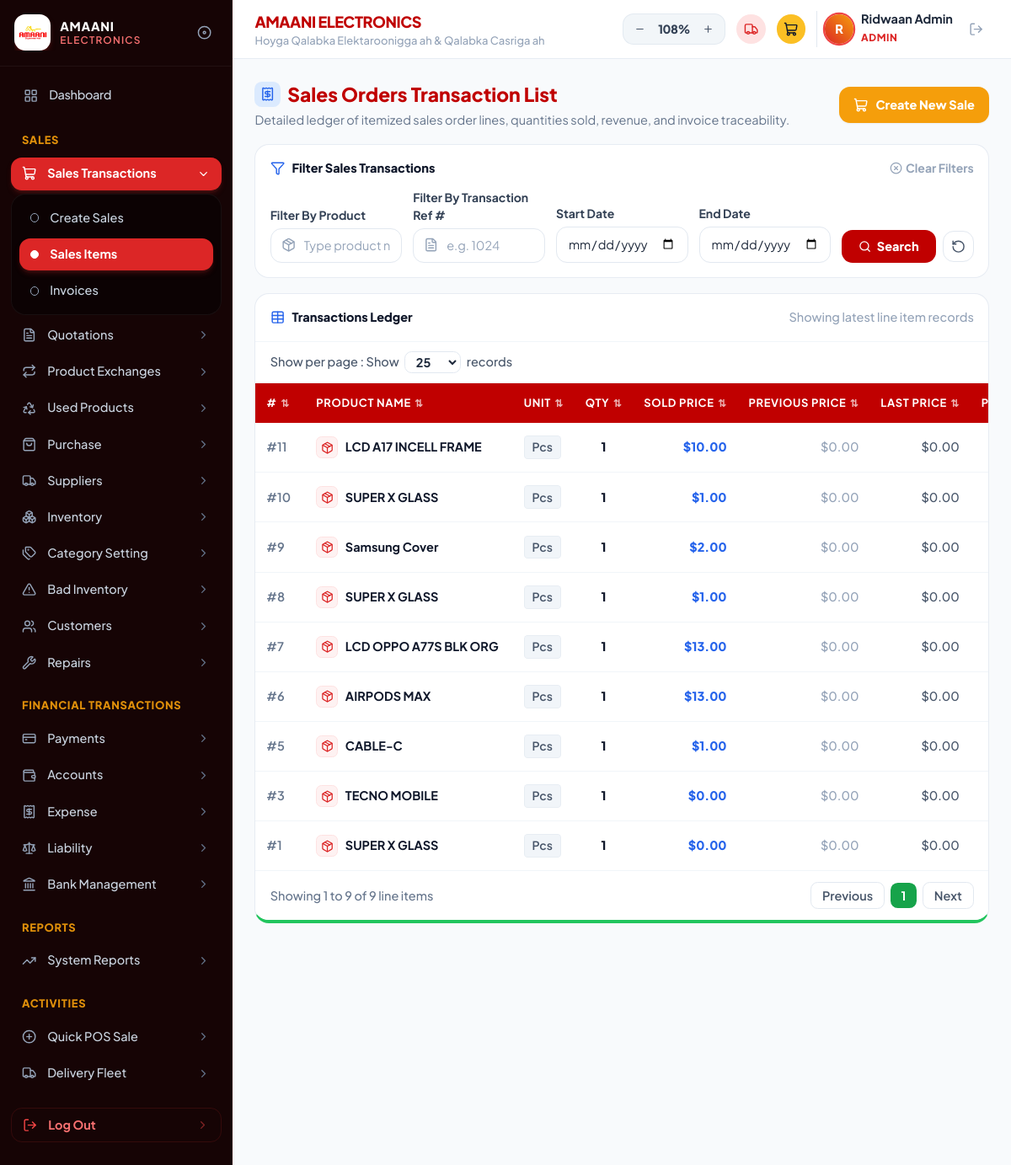
/sales_items.php (signed in), run on the app's committed database.
### tables this page shows
CREATE TABLE `sale_items` (
  `id` int(11) NOT NULL AUTO_INCREMENT,
  `sale_id` int(11) DEFAULT NULL,
  `product_id` int(11) DEFAULT NULL,
  `product_name` varchar(255) DEFAULT NULL,
  `qty` int(11) DEFAULT 1,
  `unit_price` decimal(10,2) DEFAULT 0.00,
  `total_price` decimal(10,2) DEFAULT 0.00,
  `unit` varchar(20) DEFAULT 'Pcs',
  `sold_price` decimal(10,2) DEFAULT 0.00,
  `previous_price` decimal(10,2) DEFAULT 0.00,
  `last_price` decimal(10,2) DEFAULT 0.00,
  `prev_wholesale` decimal(10,2) DEFAULT 0.00,
  `wholesale_price` decimal(10,2) DEFAULT 0.00,
  `sale_type` varchar(50) DEFAULT 'Retail',
  `branch` varchar(100) DEFAULT 'Boorama Branch',
  `transaction_id` varchar(50) DEFAULT '#1',
  `created_by` varchar(100) DEFAULT 'Abdiwasac',
  `created_at` date DEFAULT NULL,
  PRIMARY KEY (`id`),
  KEY `sale_id` (`sale_id`),
  CONSTRAINT `sale_items_ibfk_1` FOREIGN KEY (`sale_id`) REFERENCES `sales` (`id`) ON DELETE CASCADE
);

### sales_items.php (the view, shortened to what the rows shown need)
<?php
require_once __DIR__ . '/includes/header.php';
require_once __DIR__ . '/includes/sidebar.php';
$perPage         = intval($_GET['per_page'] ?? 25);
$where  = ["1=1"];
$params = [];
if ($currentBranch !== 'All Branches') {
    $where[]  = "(si.branch = ? OR si.branch LIKE ?)";
    $params[] = $currentBranch;
    $params[] = "%$currentBranch%";
}
$whereClause = implode(" AND ", $where);
$sql = "SELECT si.*,
               s.customer_name,
               s.phone          AS customer_phone,
               s.subtotal,
               s.discount,
               s.total_sale,
               s.paid_amount,
               (s.total_sale - s.paid_amount) AS balance,
               s.payment_method,
               s.notes          AS sale_notes,
               s.sale_date,
               s.return_date,
               s.status         AS sale_status
        FROM sale_items si
        LEFT JOIN sales s ON (
            s.invoice_number = si.transaction_id
            OR CONCAT('#', s.invoice_number) = si.transaction_id
            OR s.invoice_number = REPLACE(si.transaction_id, '#', '')
        )
        WHERE $whereClause
        ORDER BY si.id DESC
        LIMIT $perPage";
$stmt = $pdo->prepare($sql);
$stmt->execute($params);
$items = $stmt->fetchAll(PDO::FETCH_ASSOC);
?>
<main class="flex-1 min-w-0 space-y-4">
    <div id="sales-orders-list-view" class="space-y-4">
        <div class="flex flex-col sm:flex-row items-start sm:items-center justify-between gap-3">
            <div>
                <h2 class="text-xl font-black text-[#c00000] flex items-center gap-2">
                    <span class="w-7 h-7 rounded-lg bg-blue-100 text-[#0B2A5B] flex items-center justify-center shrink-0">
                        <i data-lucide="receipt" class="w-4 h-4 text-blue-600"></i>
                    </span>
                    <span>Sales Orders Transaction List</span>
                </h2>
            </div>
        </div>
        <div class="bg-white rounded-2xl border border-slate-200/80 shadow-xs overflow-hidden flex flex-col relative border-b-4 border-b-green-500">
            <div class="overflow-x-auto">
                <table class="w-full text-left text-xs whitespace-nowrap" id="sales-items-table">
                    <thead class="bg-[#c00000] text-white uppercase font-black text-[10px] tracking-wider select-none">
                        <tr>
                            <th class="py-3 px-3 cursor-pointer hover:bg-red-700 transition-colors" onclick="sortTable(0)">
                                <div class="flex items-center gap-1">
                                    <span>#</span>
                                    <span class="text-[9px] opacity-70">⇅</span>
                                </div>
                            </th>
                            <th class="py-3 px-4 cursor-pointer hover:bg-red-700 transition-colors" onclick="sortTable(1)">
                                <div class="flex items-center gap-1">
                                    <span>PRODUCT NAME</span>
                                    <span class="text-[9px] opacity-70">⇅</span>
                                </div>
                            </th>
                            <th class="py-3 px-3 cursor-pointer hover:bg-red-700 transition-colors" onclick="sortTable(2)">
                                <div class="flex items-center gap-1">
                                    <span>UNIT</span>
                                    <span class="text-[9px] opacity-70">⇅</span>
                                </div>
                            </th>
                            <th class="py-3 px-3 text-center cursor-pointer hover:bg-red-700 transition-colors" onclick="sortTable(3)">
                                <div class="flex items-center justify-center gap-1">
                                    <span>QTY</span>
                                    <span class="text-[9px] opacity-70">⇅</span>
                                </div>
                            </th>
                            <th class="py-3 px-3 text-right cursor-pointer hover:bg-red-700 transition-colors" onclick="sortTable(4)">
                                <div class="flex items-center justify-end gap-1">
                                    <span>SOLD PRICE</span>
                                    <span class="text-[9px] opacity-70">⇅</span>
                                </div>
                            </th>
                            <th class="py-3 px-3 text-right cursor-pointer hover:bg-red-700 transition-colors" onclick="sortTable(5)">
                                <div class="flex items-center justify-end gap-1">
                                    <span>PREVIOUS PRICE</span>
                                    <span class="text-[9px] opacity-70">⇅</span>
                                </div>
                            </th>
                            <th class="py-3 px-3 text-right cursor-pointer hover:bg-red-700 transition-colors" onclick="sortTable(6)">
                                <div class="flex items-center justify-end gap-1">
                                    <span>LAST PRICE</span>
                                    <span class="text-[9px] opacity-70">⇅</span>
                                </div>
                            </th>
                            <th class="py-3 px-3 text-right cursor-pointer hover:bg-red-700 transition-colors" onclick="sortTable(7)">
                                <div class="flex items-center justify-end gap-1">
                                    <span>PREV WHOLESALE</span>
                                </div>
                            </th>
                        </tr>
                    </thead>
                    <tbody class="divide-y divide-slate-100 font-medium">
                        <?php if (empty($items)): ?>
                        <tr>
                            <td colspan="16" class="py-12 text-center text-slate-400 font-bold">
                                No sales transactions matching your search criteria.
                            </td>
                        </tr>
                        <?php else: ?>
                        <?php foreach ($items as $it):
                            $id = $it['id'];
                            $name = $it['product_name'] ?? 'Product';
                            $unit = $it['unit'] ?? 'Pcs';
                            $qty = intval($it['qty'] ?? 1);
                            $soldPrice = floatval($it['sold_price'] ?? $it['unit_price'] ?? 0);
                            $prevPrice = floatval($it['previous_price'] ?? ($soldPrice * 0.9));
                            $lastPrice = floatval($it['last_price'] ?? $soldPrice);
                        ?>
                        <tr class="hover:bg-slate-50/80 transition-colors">
                            <td class="py-3 px-3 font-semibold text-slate-500">
                                #<?= $id ?>
                            </td>
                            <td class="py-3 px-4">
                                <div class="flex items-center gap-2">
                                    <span class="w-6 h-6 rounded-md bg-red-50 text-red-600 flex items-center justify-center shrink-0 border border-red-100 shadow-xs">
                                        <i data-lucide="package" class="w-3.5 h-3.5"></i>
                                    </span>
                                    <span class="font-bold text-slate-900"><?= htmlspecialchars($name) ?></span>
                                </div>
                            </td>
                            <td class="py-3 px-3">
                                <span class="inline-block bg-slate-100 text-slate-600 px-2 py-0.5 rounded text-[11px] font-semibold border border-slate-200/60">
                                    <?= htmlspecialchars($unit) ?>
                                </span>
                            </td>
                            <td class="py-3 px-3 text-center font-extrabold text-slate-900">
                                <?= $qty ?>
                            </td>
                            <td class="py-3 px-3 text-right font-black text-blue-600">
                                $<?= number_format($soldPrice, 2) ?>
                            </td>
                            <td class="py-3 px-3 text-right text-slate-400 font-medium">
                                $<?= number_format($prevPrice, 2) ?>
                            </td>
                            <td class="py-3 px-3 text-right text-slate-600 font-medium">
                                $<?= number_format($lastPrice, 2) ?>
                            </td>
                            <td class="py-3 px-3 text-right text-slate-400 font-medium">
                            </td>
                        </tr>
                        <?php endforeach; ?>
                        <?php endif; ?>
                    </tbody>
                </table>
            </div>
        </div>
    </div>
</main>
<?php require_once __DIR__ . '/includes/footer.php'; ?>

### data on the page
sale_items: id "11", product_name "LCD A17 INCELL FRAME", unit "Pcs", qty "1", sold_price "10.00", previous_price "0.00", last_price "0.00"
sale_items: id "10", product_name "SUPER X GLASS", unit "Pcs", qty "1", sold_price "1.00", previous_price "0.00", last_price "0.00"
sale_items: id "9", product_name "Samsung Cover", unit "Pcs", qty "1", sold_price "2.00", previous_price "0.00", last_price "0.00"
sale_items: id "8", product_name "SUPER X GLASS", unit "Pcs", qty "1", sold_price "1.00", previous_price "0.00", last_price "0.00"
sale_items: id "7", product_name "LCD OPPO A77S BLK ORG", unit "Pcs", qty "1", sold_price "13.00", previous_price "0.00", last_price "0.00"
sale_items: id "6", product_name "AIRPODS MAX", unit "Pcs", qty "1", sold_price "13.00", previous_price "0.00", last_price "0.00"
sale_items: id "5", product_name "CABLE-C", unit "Pcs", qty "1", sold_price "1.00", previous_price "0.00", last_price "0.00"
sale_items: id "3", product_name "TECNO MOBILE", unit "Pcs", qty "1", sold_price "0.00", previous_price "0.00", last_price "0.00"
sale_items: id "1", product_name "SUPER X GLASS", unit "Pcs", qty "1", sold_price "0.00", previous_price "0.00", last_price "0.00"

### other printed values
$userInitial "R"
$userName "Ridwaan Admin"
$userRole "ADMIN"
$totalItemsCount "9"
